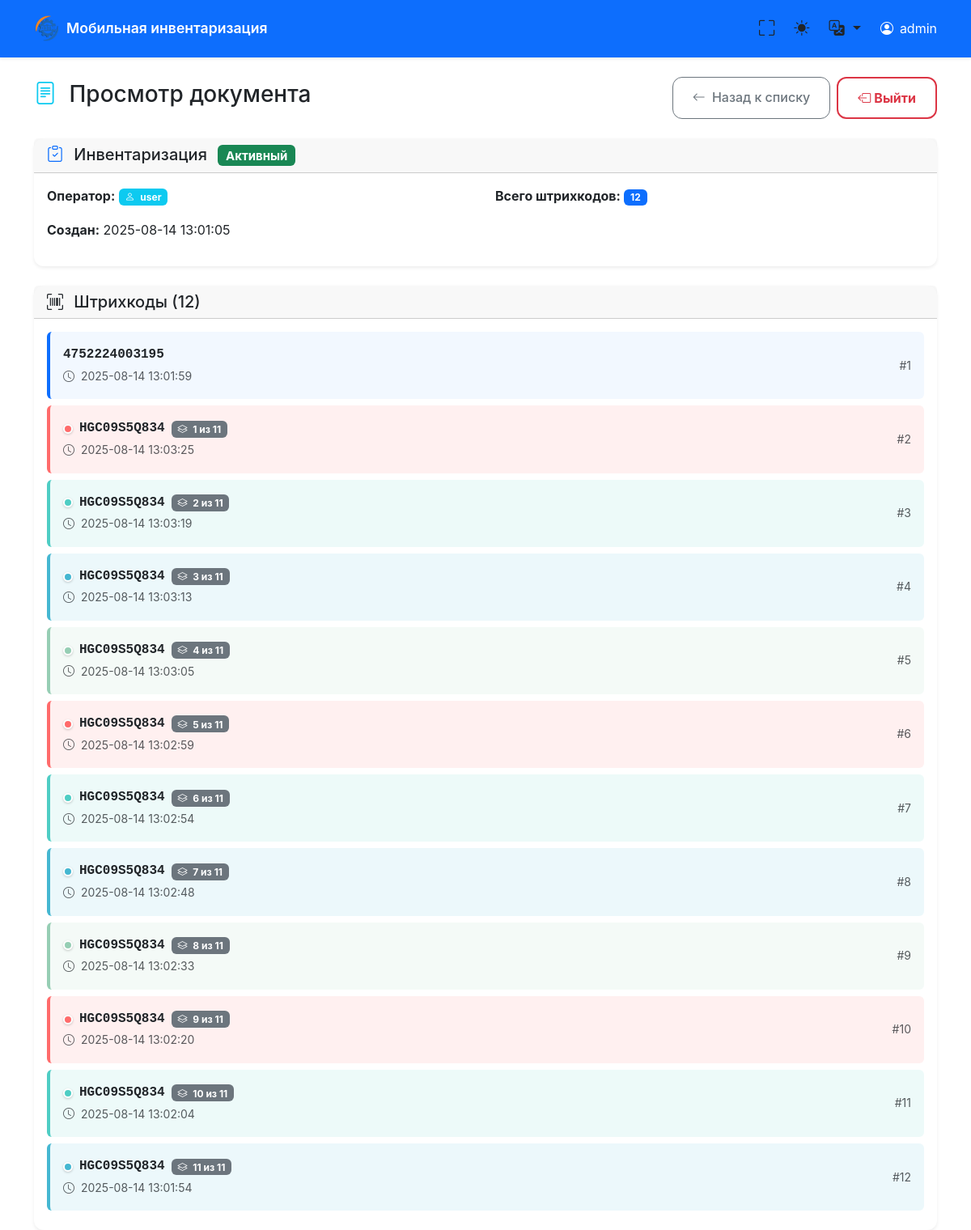
The page /admin/document/2/63 on the database its author committed.
### tables this page shows
CREATE TABLE users (
            id INTEGER PRIMARY KEY AUTOINCREMENT,
            name TEXT UNIQUE NOT NULL,
            created_at TEXT NOT NULL
        );

CREATE TABLE documents (
            id INTEGER PRIMARY KEY AUTOINCREMENT,
            user_id INTEGER NOT NULL,
            doc_type TEXT NOT NULL,
            status TEXT NOT NULL DEFAULT 'active',
            created_at TEXT NOT NULL,
            closed_at TEXT, comment TEXT DEFAULT '',
            FOREIGN KEY (user_id) REFERENCES users (id)
        );

CREATE TABLE barcodes (
            id INTEGER PRIMARY KEY AUTOINCREMENT,
            document_id INTEGER NOT NULL,
            barcode TEXT NOT NULL,
            created_at TEXT NOT NULL,
            FOREIGN KEY (document_id) REFERENCES documents (id)
        );

### main.py (the view)
@app.get("/admin/document/{user_id}/{document_id}", response_class=HTMLResponse)
async def admin_view_document(request: Request, user_id: int, document_id: int):
    conn = get_db_connection()
    cursor = conn.cursor()
    cursor.execute("SELECT id, name FROM users WHERE id = ?", (user_id,))
    user = cursor.fetchone()
    if not user or not is_admin(user['name']):
        conn.close()
        raise HTTPException(status_code=403, detail="Доступ запрещен")
    cursor.execute("""
        SELECT d.*, u.name as user_name
        FROM documents d
        JOIN users u ON d.user_id = u.id
        WHERE d.id = ?
    """, (document_id,))
    document = cursor.fetchone()
    if not document:
        conn.close()
        raise HTTPException(status_code=404, detail="Документ не найден")
    barcodes = get_document_barcodes_sorted(document_id)
    conn.close()
    current_lang = get_user_language(request)
    locale = load_locale(current_lang)
    return templates.TemplateResponse("admin_document.html", {
        "request": request,
        "user": dict(user),
        "document": dict(document),
        "barcodes": barcodes,
        "locale": locale,
        "current_lang": current_lang
    })

### templates/admin_document.html (shortened to what this page needs)
{% extends "base.html" %}
{% block content %}
<div class="row">
    <div class="col-12">
        <div class="d-flex justify-content-between align-items-center mb-4">
            <h1 class="h3">
                <i class="bi bi-file-text text-info me-2"></i>
                Просмотр документа
            </h1>
            <div class="d-flex gap-2">
                <a href="/admin/{{ user.id }}" class="btn btn-outline-secondary">
                    <i class="bi bi-arrow-left me-1"></i>
                    <span class="d-none d-sm-inline">Назад к списку</span>
                </a>
                <a href="/" class="btn btn-outline-danger d-none d-md-inline-flex fw-bold">
                    <i class="bi bi-box-arrow-left me-1"></i>
                    Выйти
                </a>
            </div>
        </div>
    </div>
</div>
<div class="row mb-4">
    <div class="col-12">
        <div class="card">
            <div class="card-header">
                <h5 class="mb-0">
                    {% if document.doc_type == 'Инвентаризация' %}
                        <i class="bi bi-clipboard-check text-primary me-2"></i>
                    {% elif document.doc_type == 'Приход' %}
                        <i class="bi bi-box-arrow-in-down text-success me-2"></i>
                    {% else %}
                        <i class="bi bi-box-arrow-up text-danger me-2"></i>
                    {% endif %}
                    {{ document.doc_type }}
                    {% if document.status == 'active' %}
                        <span class="badge bg-success ms-2">Активный</span>
                    {% else %}
                        <span class="badge bg-secondary ms-2">Закрыт</span>
                    {% endif %}
                </h5>
            </div>
            <div class="card-body">
                <div class="row">
                    <div class="col-md-6">
                        <p><strong>Оператор:</strong>
                            <span class="badge bg-info">
                                <i class="bi bi-person me-1"></i>
                                {{ document.user_name }}
                            </span>
                        </p>
                        <p><strong>Создан:</strong> {{ document.created_at[:19].replace('T', ' ') }}</p>
                    </div>
                    <div class="col-md-6">
                        <p><strong>Всего штрихкодов:</strong>
                            <span class="badge bg-primary">{{ barcodes|length }}</span>
                        </p>
                    </div>
                </div>
            </div>
        </div>
    </div>
</div>
<div class="row">
    <div class="col-12">
        <div class="card">
            <div class="card-header">
                <h5 class="mb-0">
                    <i class="bi bi-upc-scan me-2"></i>
                    Штрихкоды ({{ barcodes|length }})
                </h5>
            </div>
            <div class="card-body">
                {% if barcodes %}
                <div class="row">
                    {% for barcode in barcodes %}
                    <div class="col-12 mb-2">
                        <div class="barcode-item p-3 rounded
                                    {% if barcode.is_duplicate %}
                                        barcode-duplicate-{{ barcode.color_index }}
                                    {% endif %}">
                            <div class="d-flex justify-content-between align-items-center">
                                <div class="flex-grow-1">
                                    <div class="d-flex align-items-center">
                                        {% if barcode.is_duplicate %}
                                            <span class="color-indicator color-indicator-{{ barcode.color_index }}"></span>
                                        {% endif %}
                                        <strong class="font-monospace me-2">{{ barcode.barcode }}</strong>
                                        {% if barcode.is_duplicate %}
                                            <span class="badge bg-secondary text-white">
                                                <i class="bi bi-layers me-1"></i>
                                                {{ barcode.sequence_number }} из {{ barcode.total_count }}
                                            </span>
                                        {% endif %}
                                    </div>
                                    <small class="text-muted">
                                        <i class="bi bi-clock me-1"></i>
                                        {{ barcode.created_at[:19].replace('T', ' ') }}
                                    </small>
                                </div>
                                <div class="text-muted small">
                                    #{{ loop.index }}
                                </div>
                            </div>
                        </div>
                    </div>
                    {% endfor %}
                </div>
                {% else %}
                <div class="text-center py-5">
                    <i class="bi bi-upc-scan text-muted" style="font-size: 4rem;"></i>
                    <h4 class="text-muted mt-3">Штрихкодов нет</h4>
                    <p class="text-muted">В этом документе пока нет отсканированных штрихкодов</p>
                </div>
                {% endif %}
            </div>
        </div>
    </div>
</div>
{% endblock %}

### templates/base.html (shortened to what this page needs)
<!DOCTYPE html>
<html lang="ru" data-bs-theme="light">
<head>
    <link href="https://cdn.jsdelivr.net/npm/bootstrap@5.3.2/dist/css/bootstrap.min.css" rel="stylesheet">
    <link href="https://cdn.jsdelivr.net/npm/bootstrap-icons@1.11.0/font/bootstrap-icons.css" rel="stylesheet">
</head>
<body>
    <nav class="navbar navbar-expand-lg navbar-dark bg-primary">
        <div class="container">
            <div class="d-flex align-items-center">
                <img src="/logo" alt="Логотип" class="logo-svg"
                     style="width: 32px; height: 32px; margin-right: 0.5rem; object-fit: contain;">
                <a class="navbar-brand" href="/">
                    {{ locale.get('app_name', 'Мобильная инвентаризация') }}
                </a>
            </div>
            <div class="d-flex align-items-center">
                <button class="theme-toggle me-2" onclick="toggleFullscreen()" title="Полноэкранный режим">
                    <i class="bi bi-fullscreen" id="fullscreen-icon"></i>
                </button>
                <button class="theme-toggle me-2" onclick="toggleTheme()" title="Переключить тему">
                    <i class="bi bi-sun-fill" id="theme-icon"></i>
                </button>
                <div class="dropdown me-3">
                    <button class="theme-toggle dropdown-toggle" type="button" data-bs-toggle="dropdown" title="Язык">
                        <i class="bi bi-translate"></i>
                    </button>
                </div>
                {% if user %}
                <div class="d-flex align-items-center text-white">
                    <i class="bi bi-person-circle me-2"></i>
                    <span class="d-none d-md-inline">{{ user.name }}</span>
                </div>
                {% endif %}
            </div>
        </div>
    </nav>
    <main class="container mt-4 fade-in">
        {% block content %}{% endblock %}
    </main>
</body>
</html>

### templates/admin_document.html (style rules this page uses)
.btn-outline-danger { border-width: 2px; font-weight: 600; }
.barcode-duplicate-0 { border-left: 4px solid #ff6b6b !important; background-color: rgba(255, 107, 107, 0.1) !important; }
.barcode-duplicate-1 { border-left: 4px solid #4ecdc4 !important; background-color: rgba(78, 205, 196, 0.1) !important; }
.barcode-duplicate-2 { border-left: 4px solid #45b7d1 !important; background-color: rgba(69, 183, 209, 0.1) !important; }
.barcode-duplicate-3 { border-left: 4px solid #96ceb4 !important; background-color: rgba(150, 206, 180, 0.1) !important; }
.color-indicator { width: 12px; height: 12px; border-radius: 50%; display: inline-block; margin-right: 8px; border: 2px solid white; box-shadow: 0 1px 3px rgba(0,0,0,0.2); }
.color-indicator-0 { background-color: #ff6b6b; }
.color-indicator-1 { background-color: #4ecdc4; }
.color-indicator-2 { background-color: #45b7d1; }
.color-indicator-3 { background-color: #96ceb4; }

### templates/base.html (style rules this page uses)
:root { --primary-color: #0d6efd; --secondary-color: #6c757d; --success-color: #198754; --danger-color: #dc3545; --warning-color: #ffc107; --info-color: #0dcaf0; --light-color: #f8f9fa; --dark-color: #212529; --border-radius: 0.75rem; --box-shadow: 0 0.125rem 0.25rem rgba(0, 0, 0, 0.075); --box-shadow-lg: 0 0.5rem 1rem rgba(0, 0, 0, 0.15); }
body { font-family: -apple-system, BlinkMacSystemFont, 'Segoe UI', Roboto, 'Helvetica Neue', Arial, sans-serif; line-height: 1.6; -webkit-font-smoothing: antialiased; -moz-osx-font-smoothing: grayscale; padding-bottom: env(safe-area-inset-bottom); padding-top: env(safe-area-inset-top); }
.navbar { box-shadow: var(--box-shadow); padding: 0.75rem 0; position: sticky; top: 0; z-index: 1030; }
.navbar-brand { font-weight: 600; font-size: 1.1rem; }
.logo-svg { width: 32px; height: 32px; margin-right: 0.5rem; color: currentColor; }
.card { border: none; box-shadow: var(--box-shadow); border-radius: var(--border-radius); transition: all 0.2s ease; }
.btn { border-radius: var(--border-radius); font-weight: 500; padding: 0.75rem 1.5rem; transition: all 0.2s ease; }
.barcode-item { border-left: 4px solid var(--primary-color); background-color: rgba(13, 110, 253, 0.05); border-radius: 0 var(--border-radius) var(--border-radius) 0; transition: all 0.2s ease; }
.theme-toggle { border: none; background: none; color: inherit; font-size: 1.2rem; padding: 0.5rem; border-radius: 50%; transition: all 0.2s ease; }
.fade-in { animation: fadeIn 0.3s ease-in; }
.btn-outline-danger { border-width: 2px; font-weight: 600; transition: all 0.3s ease; }

### rows shown on the page
users: name "admin"
documents: doc_type "Инвентаризация", created_at "2025-08-14 13:01:05"
users: user_name "user"
barcodes: barcode "4752224003195", created_at "2025-08-14 13:01:59"
barcodes: barcode "HGC09S5Q834", sequence_number "1", total_count "11", created_at "2025-08-14 13:03:25"
barcodes: barcode "HGC09S5Q834", sequence_number "2", total_count "11", created_at "2025-08-14 13:03:19"
barcodes: barcode "HGC09S5Q834", sequence_number "3", total_count "11", created_at "2025-08-14 13:03:13"
barcodes: barcode "HGC09S5Q834", sequence_number "4", total_count "11", created_at "2025-08-14 13:03:05"
barcodes: barcode "HGC09S5Q834", sequence_number "5", total_count "11", created_at "2025-08-14 13:02:59"
barcodes: barcode "HGC09S5Q834", sequence_number "6", total_count "11", created_at "2025-08-14 13:02:54"
barcodes: barcode "HGC09S5Q834", sequence_number "7", total_count "11", created_at "2025-08-14 13:02:48"
barcodes: barcode "HGC09S5Q834", sequence_number "8", total_count "11", created_at "2025-08-14 13:02:33"
barcodes: barcode "HGC09S5Q834", sequence_number "9", total_count "11", created_at "2025-08-14 13:02:20"
barcodes: barcode "HGC09S5Q834", sequence_number "10", total_count "11", created_at "2025-08-14 13:02:04"
barcodes: barcode "HGC09S5Q834", sequence_number "11", total_count "11", created_at "2025-08-14 13:01:54"

### other values the page prints
{{ locale.get('app_name', 'Мобильная инвентаризация') }} "Мобильная инвентаризация"
{{ barcodes|length }} "12"
